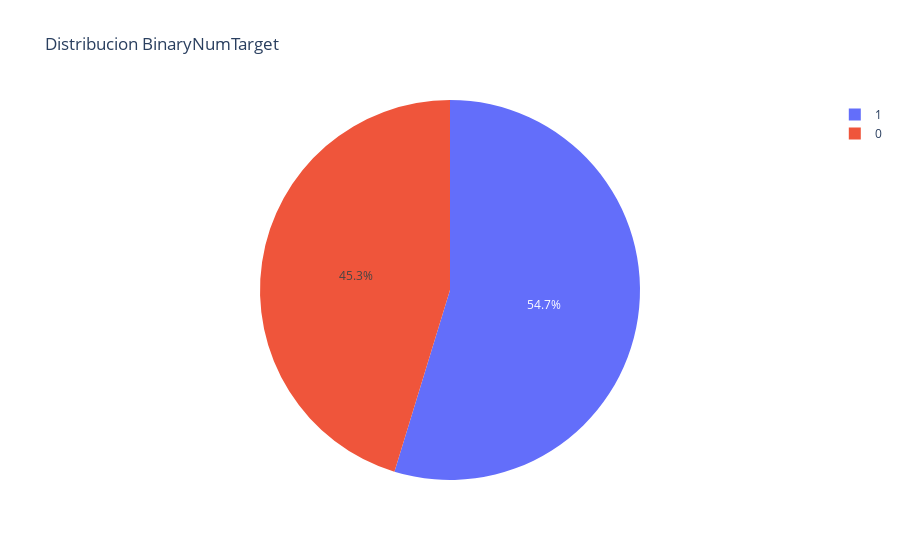

Notebook code for this chart:
### Code cell
# Preparacion y limpieza de datos
def prepare_ensemble_data():
    """Prepara datos combinando features numericas y texto para ensemble"""
    
    # Combinar datasets por indice
    df = df_features.copy()
    
    # Agregar columna de texto si existe
    if 'statement' in df_text.columns:
        df['statement'] = df_text['statement']
        text_col = 'statement'
        print(f"Columna de texto agregada: {text_col}")
    else:
        text_col = None
        print("No se encontro columna de texto")
    
    # Identificar columna target
    if 'BinaryNumTarget' in df.columns:
        target_col = 'BinaryNumTarget'
    elif 'label' in df.columns:
        target_col = 'label'
    else:
        # Buscar primera columna que contenga 'target'
        target_candidates = [col for col in df.columns if 'target' in col.lower()]
        if target_candidates:
            target_col = target_candidates[0]
        else:
            raise ValueError("No se encontro columna target")
    
    print(f"Usando target: {target_col}")
    print(f"Usando texto: {text_col}")
    
    # Eliminar nulos
    initial_size = len(df)
    if text_col:
        df = df.dropna(subset=[target_col, text_col]).copy()
    else:
        df = df.dropna(subset=[target_col]).copy()
    
    print(f"Filas despues de eliminar nulos: {len(df)} (eliminadas: {initial_size - len(df)})")
    
    # Aplicar correccion de data leakage - eliminar duplicados
    if text_col and text_col in df.columns:
        initial_size = len(df)
        df_clean = df.drop_duplicates(subset=[text_col], keep='first')
        final_size = len(df_clean)
        duplicates_removed = initial_size - final_size
        print(f"Data leakage corregido: eliminados {duplicates_removed:,} duplicados de statements")
        df = df_clean
    
    # Verificar distribucion target
    print(f"\nDistribucion {target_col}:")
    print(df[target_col].value_counts())
    print(f"Proporciones: {df[target_col].value_counts(normalize=True).round(3)}")
    
    return df, target_col, text_col

# Preparar datos
df_clean, target_col, text_col = prepare_ensemble_data()

# Visualizar distribucion
if target_col in df_clean.columns:
    fig = px.pie(values=df_clean[target_col].value_counts().values,
                 names=df_clean[target_col].value_counts().index,
                 title=f"Distribucion {target_col}")
    fig.show()

print(f"\nDataset preparado: {df_clean.shape}")
print(f"Columnas disponibles: {len(df_clean.columns)}")

### Figure 1 — Plotly figure (JSON) as saved in the notebook; plotly's stock layout.template omitted (floating-point values rounded to 4 significant figures)
{"data": [{"domain": {"x": [0, 1], "y": [0, 1]}, "hovertemplate": "label=%{label}<br>value=%{value}<extra></extra>", "labels": [1.0, 0.0], "legendgroup": "", "name": "", "showlegend": true, "type": "pie", "values": [579, 479]}], "layout": {"legend": {"tracegroupgap": 0}, "title": {"text": "Distribucion BinaryNumTarget"}}}
